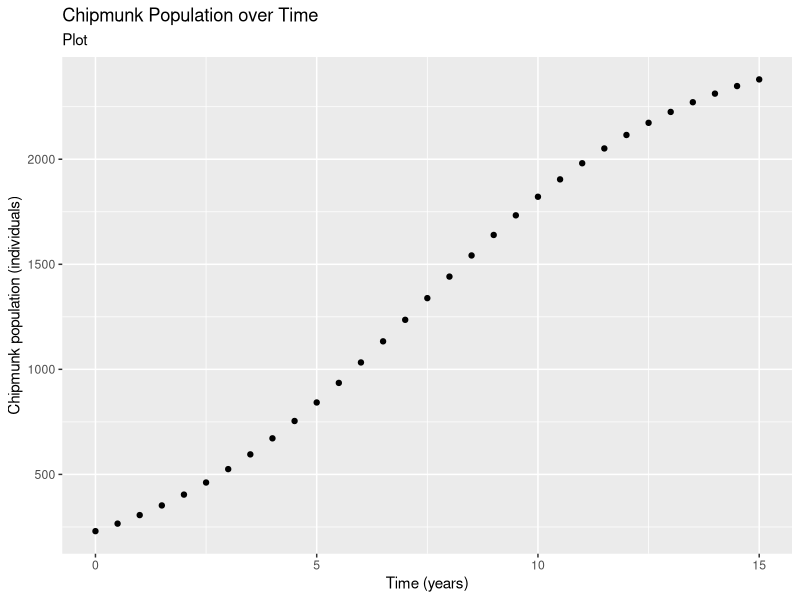

Reproduce this figure in R.
## ---- chunk 1
knitr::opts_chunk$set(echo = TRUE)

library(tidyverse)
## ---- chunk 2
# Examples of logarithms

log(4)

# Examples of exponents

exp(5)
log(exp(5))
## ---- chunk 3
# A sequence from 1 to 20, by 1

ex_1 <- seq(from = 1, to = 20, by = 1)

# Vector from 0 to 40 by increments of 0.2

ex_2 <- seq(from = 0, to = 40, by = 0.2)

# Vector from 1 to 5000 by increments of 10

ex_3 <- seq(from = 1, to = 5000, by = 10)

## ---- chunk 4
pop_logistic <- function(capacity, init_pop, rate, time_yr) {
  
  capacity / ( 1+ ((capacity - init_pop)/init_pop) *exp(-rate * time_yr))
  
}

pop_logistic(capacity = 2580, init_pop = 230, rate = 0.32, time_yr = 2.4)
## ---- chunk 5
# Create a vector of times from 0 to 20 by increments of 0.5

time_vec <- seq(from = 0, to = 15, by = 0.5)
  
  
## ---- chunk 6
chipmunk_pop <- pop_logistic(capacity= 2580, time_yr = time_vec, init_pop = 230, rate = 0.32)
## ---- chunk 7

chipmunk_df <- data.frame(time_vec, chipmunk_pop)


## ---- chunk 8

ggplot(data = chipmunk_df, aes(x = time_vec, y = chipmunk_pop)) + 
  geom_point() +
  labs(x= "Time (years)",
       y = "Chipmunk population (individuals)",
       title = "Chipmunk Population over Time",
       subtitle = "Plot")

